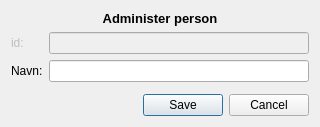
<?xml version="1.0" encoding="UTF-8"?>
<ui version="4.0">
 <class>peopleFormAdmin</class>
 <widget class="QDialog" name="peopleFormAdmin">
  <property name="geometry">
   <rect>
    <x>0</x>
    <y>0</y>
    <width>320</width>
    <height>127</height>
   </rect>
  </property>
  <property name="windowTitle">
   <string>Dialog</string>
  </property>
  <layout class="QVBoxLayout" name="verticalLayout">
   <item>
    <widget class="QLabel" name="label_3">
     <property name="font">
      <font>
       <pointsize>10</pointsize>
       <weight>75</weight>
       <bold>true</bold>
      </font>
     </property>
     <property name="text">
      <string>Administer person</string>
     </property>
     <property name="alignment">
      <set>Qt::AlignCenter</set>
     </property>
    </widget>
   </item>
   <item>
    <layout class="QGridLayout" name="gridLayout">
     <item row="0" column="0">
      <widget class="QLabel" name="label_2">
       <property name="enabled">
        <bool>false</bool>
       </property>
       <property name="text">
        <string>id:</string>
       </property>
      </widget>
     </item>
     <item row="0" column="1">
      <widget class="QLineEdit" name="lineEditId">
       <property name="enabled">
        <bool>false</bool>
       </property>
      </widget>
     </item>
     <item row="1" column="0">
      <widget class="QLabel" name="label">
       <property name="text">
        <string>Navn:</string>
       </property>
      </widget>
     </item>
     <item row="1" column="1">
      <widget class="QLineEdit" name="lineEditName"/>
     </item>
    </layout>
   </item>
   <item>
    <spacer name="verticalSpacer">
     <property name="orientation">
      <enum>Qt::Vertical</enum>
     </property>
     <property name="sizeHint" stdset="0">
      <size>
       <width>20</width>
       <height>1</height>
      </size>
     </property>
    </spacer>
   </item>
   <item>
    <widget class="QDialogButtonBox" name="buttonBox">
     <property name="orientation">
      <enum>Qt::Horizontal</enum>
     </property>
     <property name="standardButtons">
      <set>QDialogButtonBox::Cancel|QDialogButtonBox::Save</set>
     </property>
    </widget>
   </item>
  </layout>
 </widget>
 <resources/>
 <connections>
  <connection>
   <sender>buttonBox</sender>
   <signal>accepted()</signal>
   <receiver>peopleFormAdmin</receiver>
   <slot>accept()</slot>
   <hints>
    <hint type="sourcelabel">
     <x>248</x>
     <y>254</y>
    </hint>
    <hint type="destinationlabel">
     <x>157</x>
     <y>274</y>
    </hint>
   </hints>
  </connection>
  <connection>
   <sender>buttonBox</sender>
   <signal>rejected()</signal>
   <receiver>peopleFormAdmin</receiver>
   <slot>reject()</slot>
   <hints>
    <hint type="sourcelabel">
     <x>316</x>
     <y>260</y>
    </hint>
    <hint type="destinationlabel">
     <x>286</x>
     <y>274</y>
    </hint>
   </hints>
  </connection>
 </connections>
</ui>
